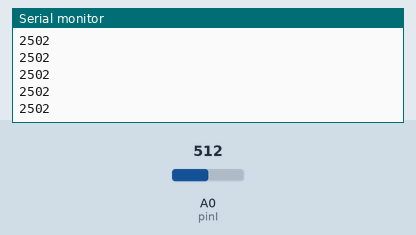
This sketch was run on a simulated Arduino Uno, built with avr-gcc and run on an emulated ATmega328P. On the bench: the last lines printed to the serial monitor. Inputs (shaded band) come from the test bench; at power-on: A0 (pinI) = 512.

Above: at 1.2 s.
1.3 s: A0 (pinI) set to 716
At 1.8 s:
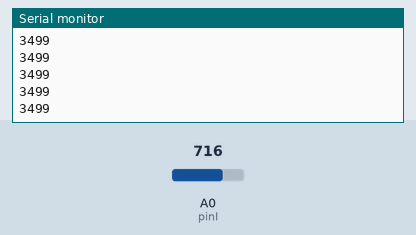
2.8 s: A0 (pinI) set to 900
At 3.6 s:
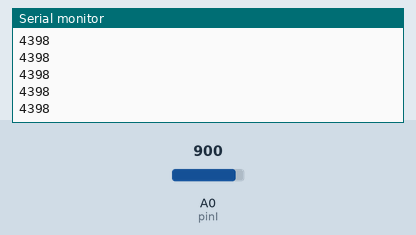
Timing chart, 0 to 5.8 s (numbered marks = the images above; inputs shaded):
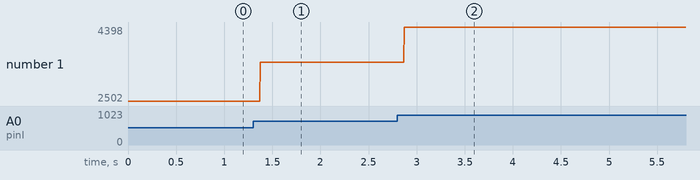

Measured:
- after the input at 1.3 s, the serial monitor: prints a new line after 0.07 s (image 1)
- after the input at 2.8 s, the serial monitor: prints a new line after 0.07 s (image 2)
- plotted number 1: 2502 → 3499 after the input at 1.3 s, 3499 → 4398 after the input at 2.8 s

The sketch:

VoltageIn.ino
```cpp
const int pinI=A0;
int volt=0;

void setup()
{
    Serial.begin(9600);
}

void loop()
{
    volt=map(analogRead(pinI),0,1023,0,5000);
    Serial.println(volt);
}
```
